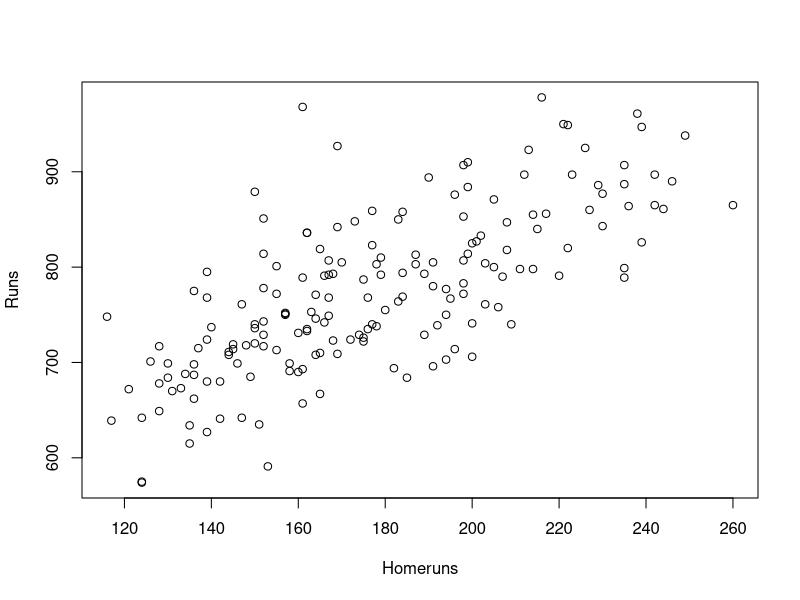
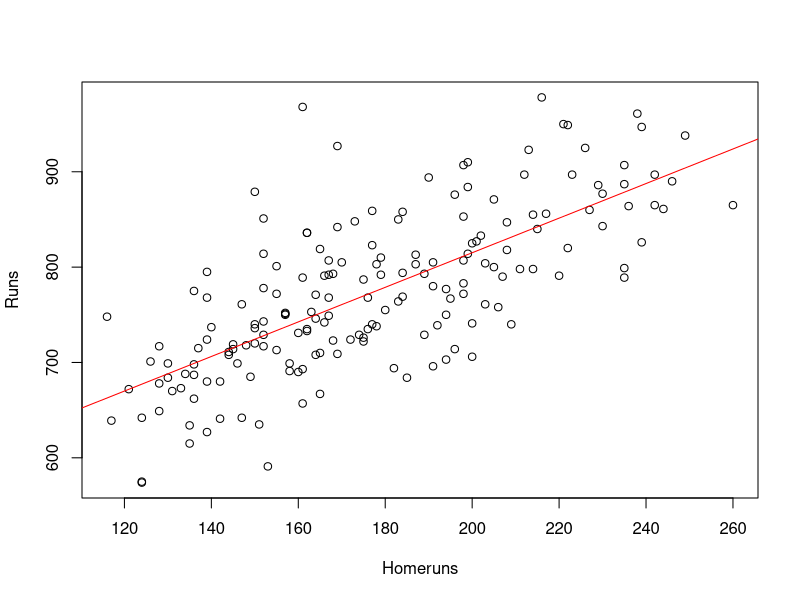

The R script that drew these images, in order:
## ---- chunk 1
bbr=data=read.csv("BaseballRuns.csv")
## ---- chunk 2
summary(bbr)
## ---- chunk 3
plot(bbr$HR,bbr$R,xlab="Homeruns",ylab="Runs")
## ---- chunk 4
g=lm(formula=R~HR, data = bbr)
## ---- chunk 5
g
## ---- chunk 6
plot(bbr$HR,bbr$R,xlab="Homeruns",ylab="Runs")
abline(g,col="red")
## ---- chunk 7
Pred=452.358+1.814*bbr$HR
## ---- chunk 8
Resid=Pred-bbr$R
## ---- chunk 9
summary(g)
## ---- chunk 10
bbr$BA=(bbr$X1B+bbr$X2B+bbr$X3B+bbr$HR)/bbr$AB
